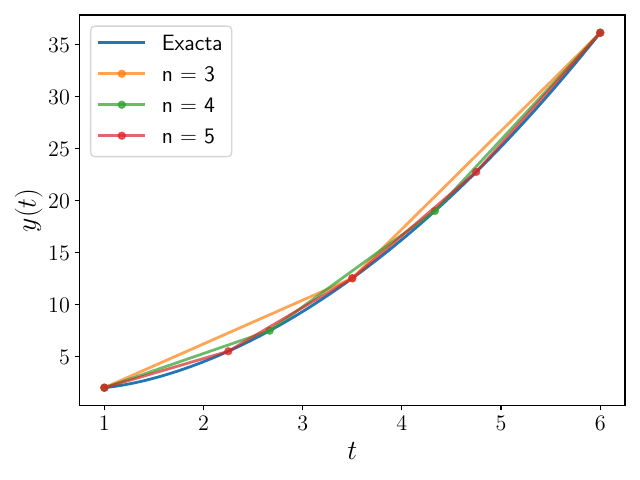

Source code (Python):
#!/usr/bin/env python3
import numpy as np
import matplotlib.pyplot as plt
plt.style.use('../../utils/clases.mplstyle')

def f(t, y):
    return 3 * t - y / t

def y_exacta(t):
    return t**2 + 1 / t

def rk4(f, t_0, T, n, y_0):
    h = (T - t_0) / (n - 1)
    ts = t_0 + np.arange(n) * h
    ys = np.zeros(n)
    y = y_0
    for n, t in enumerate(ts):
        ys[n] = y
        k0 = h * f(t, y)
        k1 = h * f(t + h/2, y + k0 / 2)
        k2 = h * f(t + h/2, y + k1 / 2)
        k3 = h * f(t + h, y + k2)
        y += (k0 + 2 * k1 + 2 * k2 + k3) / 6
    return ts, ys

t_e = np.linspace(1, 6, 100)
plt.plot(t_e, y_exacta(t_e), label='Exacta')
for n in [3, 4, 5]:
    t, y = rk4(f, 1, 6, n, 2)
    plt.plot(t, y, '.-', label=f"n = {n}", alpha=0.7)

plt.xlabel(r"$t$")
plt.ylabel(r"$y(t)$")
plt.legend()
plt.tight_layout()
plt.savefig("rk4.pdf")
